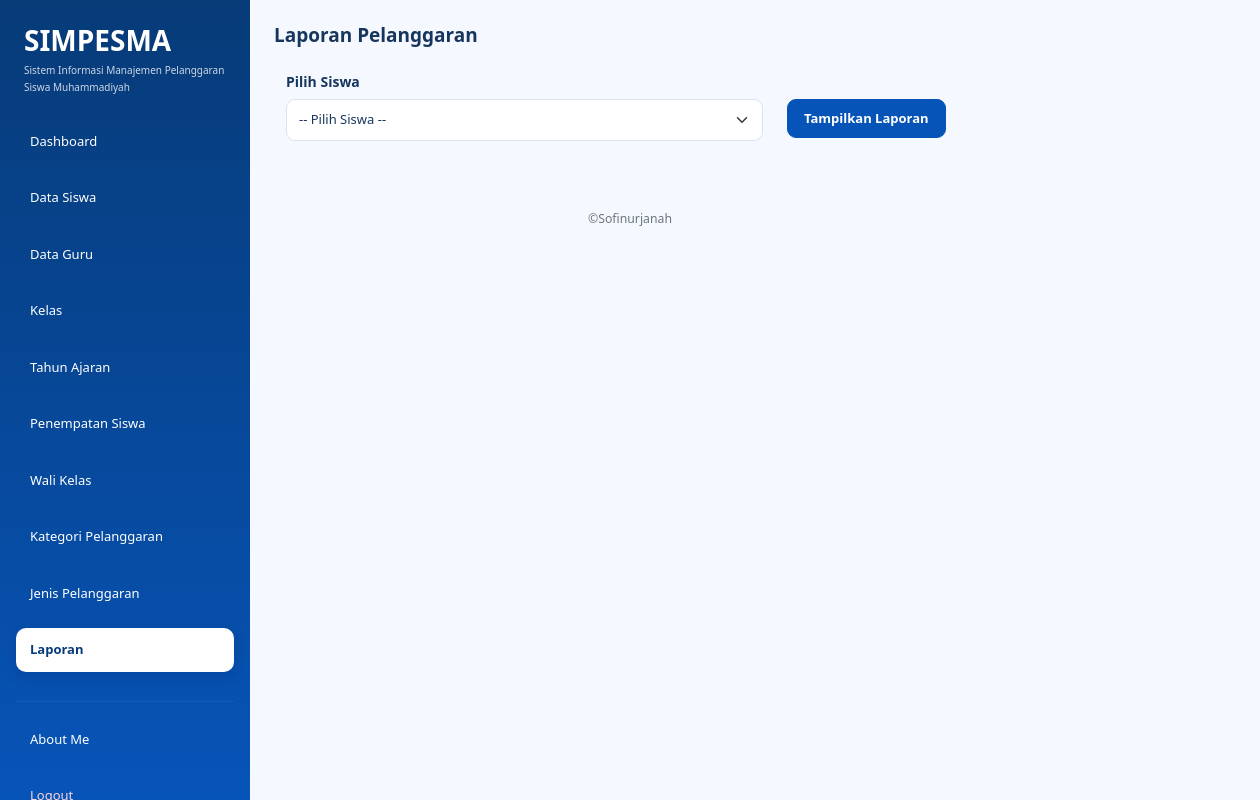
Before: /laporan.php?siswa_id=114 (signed in) with the older database file.
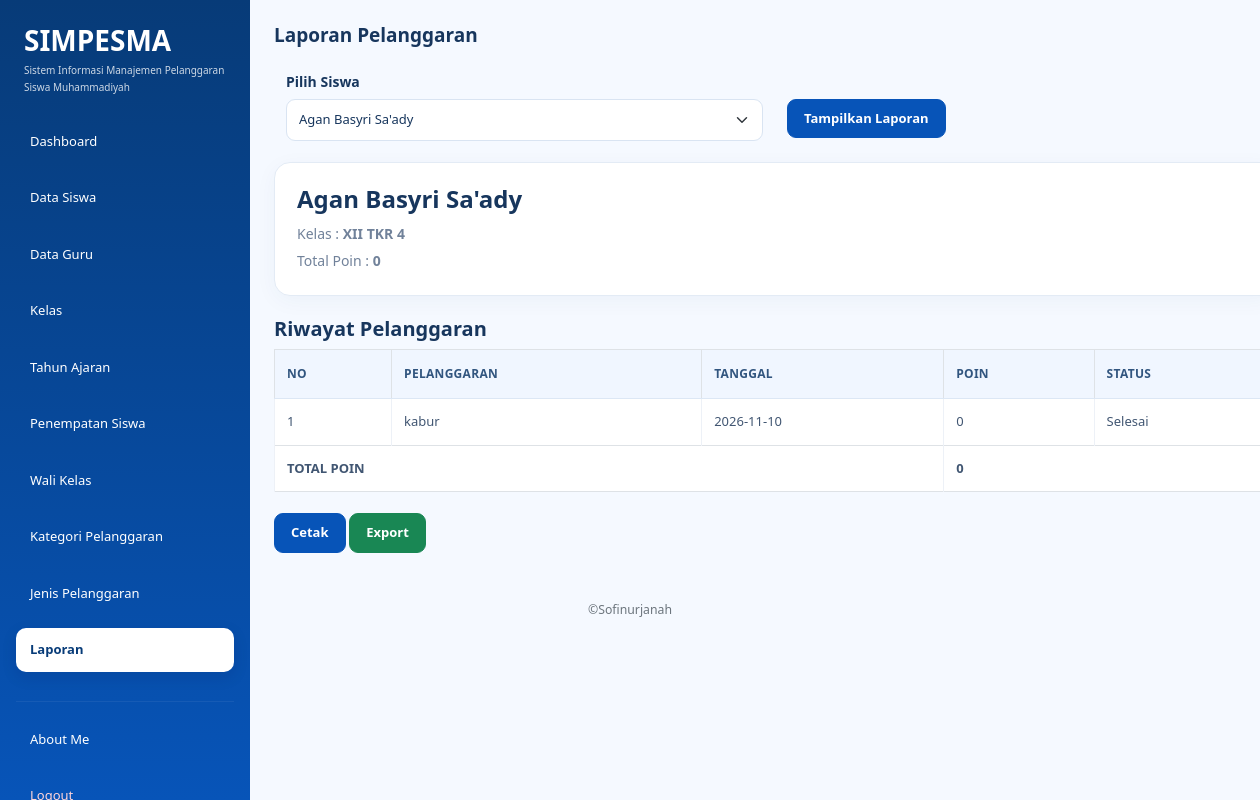
After: the same page with the newer database file.
### tables this page shows
CREATE TABLE `t_pelanggaran_siswa` (
  `id` int(11) NOT NULL,
  `tahun_ajaran_id` int(11) NOT NULL,
  `siswa_id` int(11) NOT NULL,
  `nama_siswa` varchar(150) NOT NULL,
  `kelas_id` int(11) NOT NULL,
  `nama_kelas` varchar(100) NOT NULL,
  `pelanggaran_id` int(11) NOT NULL,
  `nama_pelanggaran` varchar(150) NOT NULL,
  `pelanggaran_kategori_id` int(11) NOT NULL,
  `guru_id` int(11) NOT NULL,
  `nama_guru` varchar(150) NOT NULL,
  `tanggal` date NOT NULL,
  `keterangan` text NOT NULL,
  `poin` int(11) NOT NULL,
  `tindakan` text NOT NULL,
  `status` varchar(30) NOT NULL,
  `created_at` timestamp NOT NULL DEFAULT current_timestamp(),
  `updated_at` timestamp NOT NULL DEFAULT current_timestamp()
);

### laporan.php (the view, shortened to what this page needs)
<?php
include "config/koneksi.php";
$role = strtolower($_SESSION['role']);
$data_siswa = mysqli_query(
    $koneksi,
    "SELECT DISTINCT siswa_id, nama_siswa
     FROM t_pelanggaran_siswa
     ORDER BY nama_siswa ASC"
);
$siswa_id = isset($_GET['siswa_id']) ? $_GET['siswa_id'] : '';
$data_laporan = null;
if ($siswa_id != '') {
    $data_laporan = mysqli_query(
        $koneksi,
        "SELECT *
         FROM t_pelanggaran_siswa
         WHERE siswa_id = '$siswa_id'
         ORDER BY tanggal DESC"
    );
}
?>
<!DOCTYPE html>
<html>
<head>
    <link
        href="https://cdn.jsdelivr.net/npm/bootstrap@5.3.3/dist/css/bootstrap.min.css"
        rel="stylesheet">
    <link rel="stylesheet" href="style.css">
</head>
<body>
<div class="container-fluid">
    <div class="row">
        <div class="col-md-3 col-lg-2 min-vh-100 p-3"
             style="background-color: #30318B;">
            <div class="mb-4 px-2">
                <h3 class="text-white mb-1 fw-bold">
                    SIMPESMA
                </h3>
                <p class="text-white mb-0" style="font-size: 10px; line-height: 1.7; opacity: 0.8;">
                    Sistem Informasi Manajemen
                    Pelanggaran Siswa Muhammadiyah
                </p>
            </div>
            <ul class="nav nav-pills flex-column">
                <li class="nav-item mb-2">
                    <a href="dashboard.php"
                       class="nav-link text-white">
                        Dashboard
                    </a>
                </li>
                <?php if ($role == 'admin') { ?>
                    <li class="nav-item mb-2">
                        <a href="data_siswa.php"
                           class="nav-link text-white">
                            Data Siswa
                        </a>
                    </li>
                    <li class="nav-item mb-2">
                        <a href="data_guru.php"
                           class="nav-link text-white">
                            Data Guru
                        </a>
                    </li>
                    <li class="nav-item mb-2">
                        <a href="data_kelas.php"
                           class="nav-link text-white">
                            Kelas
                        </a>
                    </li>
                    <li class="nav-item mb-2">
                        <a href="data_tahun_ajaran.php"
                           class="nav-link text-white">
                            Tahun Ajaran
                        </a>
                    </li>
                    <li class="nav-item mb-2">
                        <a href="penempatan_siswa.php"
                           class="nav-link text-white">
                            Penempatan Siswa
                        </a>
                    </li>
                    <li class="nav-item mb-2">
                        <a href="wali_kelas.php"
                           class="nav-link text-white">
                            Wali Kelas
                        </a>
                    </li>
                    <li class="nav-item mb-2">
                        <a href="kategori_pelanggaran.php"
                           class="nav-link text-white">
                            Kategori Pelanggaran
                        </a>
                    </li>
                    <li class="nav-item mb-2">
                        <a href="jenis_pelanggaran.php"
                           class="nav-link text-white">
                            Jenis Pelanggaran
                        </a>
                    </li>
                    <li class="nav-item mb-2">
                        <a href="laporan.php"
                           class="nav-link active">
                            Laporan
                        </a>
                    </li>
                <?php } ?>
                <hr class="text-secondary">
                <li class="nav-item mb-2">
                    <a href="about_me.php"
                       class="nav-link text-white">
                        About Me
                    </a>
                </li>
                <li class="nav-item">
                    <a href="logout.php"
                       class="nav-link text-danger">
                    </a>
                </li>
            </ul>
        </div>
        <main class="col-md-9 col-lg-10 p-4">
            <div class="d-flex justify-content-between
                        align-items-center mb-4">
                <h3 class="fw-bold mb-0">
                    Laporan Pelanggaran
                </h3>
            </div>
            <form method="GET">
                <div class="row">
                    <div class="col-md-6">
                        <label class="form-label">
                            Pilih Siswa
                        </label>
                        <select
                            name="siswa_id"
                            class="form-select"
                            required>
                            <option value="">
                                -- Pilih Siswa --
                            </option>
                            <?php while ($siswa = mysqli_fetch_assoc($data_siswa)) { ?>
                                <option
                                    value="<?= $siswa['siswa_id']; ?>"
                                    <?= ($siswa_id == $siswa['siswa_id']) ? 'selected' : ''; ?>>
                                    <?= htmlspecialchars($siswa['nama_siswa']); ?>
                                </option>
                            <?php } ?>
                        </select>
                    </div>
                    <div class="col-md-6">
                        <label class="form-label">
                        </label>
                        <br>
                        <button
                            type="submit"
                            class="btn btn-primary">
                            Tampilkan Laporan
                        </button>
                    </div>
                </div>
            </form>
            <br>
            <?php if ($data_laporan != null) { ?>
                <?php
                $data_pertama = mysqli_fetch_assoc($data_laporan);
                if ($data_pertama) {
                ?>
                    <div class="card">
                        <div class="card-body">
                            <h4>
                                <?= htmlspecialchars($data_pertama['nama_siswa']); ?>
                            </h4>
                            <p class="mb-1">
                                Kelas :
                                <b>
                                    <?= htmlspecialchars($data_pertama['nama_kelas']); ?>
                                </b>
                            </p>
                            <p class="mb-0">
                                Total Poin :
                                <b>
                                    <?php
                                    $total_poin = $data_pertama['poin'];
                                    ?>
                                    <?= $total_poin; ?>
                                </b>
                            </p>
                        </div>
                    </div>
                    <br>
                    <h5>
                        Riwayat Pelanggaran
                    </h5>
                    <table class="table table-bordered">
                        <thead>
                            <tr>
                                <th>No</th>
                                <th>Pelanggaran</th>
                                <th>Tanggal</th>
                                <th>Poin</th>
                                <th>Status</th>
                            </tr>
                        </thead>
                        <tbody>
                            <?php
                            $no = 1;
                            $total_poin = $data_pertama['poin'];
                            ?>
                            <tr>
                                <td>
                                    <?= $no++; ?>
                                </td>
                                <td>
                                    <?= htmlspecialchars($data_pertama['nama_pelanggaran']); ?>
                                </td>
                                <td>
                                    <?= $data_pertama['tanggal']; ?>
                                </td>
                                <td>
                                    <?= $data_pertama['poin']; ?>
                                </td>
                                <td>
                                    <?= htmlspecialchars($data_pertama['status']); ?>
                                </td>
                            </tr>
                            <tr>
                                <td colspan="3">
                                    <b>TOTAL POIN</b>
                                </td>
                                <td colspan="2">
                                    <b><?= $total_poin; ?></b>
                                </td>
                            </tr>
                        </tbody>
                    </table>
                    <br>
                    <button
                        onclick="cetakLaporan()"
                        class="btn btn-primary">
                        Cetak
                    </button>
                    <button
                        onclick="exportCSV()"
                        class="btn btn-success">
                        Export
                    </button>
                <?php } ?>
            <?php } ?>
        </main>
        <p class="text-center text-secondary small mt-4">
            ©Sofinurjanah
        </p>
    </div>
</div>
</body>
</html>

### style.css (style rules this page uses)
:root { --primary: #0754b8; --primary-dark: #073b78; --primary-light: #eaf3ff; --background: #f5f9ff; --white: #ffffff; --text: #17365d; --muted: #71829a; --border: #e3ebf5; --success: #198754; --danger: #dc3545; --radius: 16px; }
* { box-sizing: border-box; }
body { margin: 0; font-family: "Segoe UI", Arial, sans-serif; background: var(--background); color: var(--text); font-size: 14px; }
h1, h2, h3, h4, h5 { color: var(--text); font-weight: 700; }
a { text-decoration: none; }
aside, .sidebar, .col-lg-2.min-vh-100, .col-md-3.col-lg-2.min-vh-100 { background: linear-gradient( 180deg, #073b78 0%, #0754b8 100% ) !important; }
.col-lg-2.min-vh-100, .col-md-3.col-lg-2.min-vh-100 { padding: 24px 16px !important; }
.nav-pills .nav-link { color: #dceaff; padding: 12px 14px; margin-bottom: 5px; border-radius: 10px; font-size: 13px; font-weight: 500; transition: all 0.2s ease; }
.nav-pills .nav-link.active { color: var(--primary-dark) !important; background: #ffffff !important; font-weight: 700; box-shadow: 0 5px 15px rgba(0, 20, 70, 0.12); }
.nav-pills .nav-link.text-danger { color: #ffd5d9 !important; }
hr { border-color: rgba(255, 255, 255, 0.25); }
main { min-width: 0; padding: 32px !important; }
main h3 { font-size: 19px; }
main p { color: var(--muted); line-height: 1.7; }
.container-fluid { padding-left: 0; padding-right: 0; }
.row { margin-right: 0; margin-left: 0; }
.card { border: 1px solid var(--border); border-radius: var(--radius); background: var(--white); box-shadow: 0 5px 22px rgba(22, 63, 115, 0.045); transition: box-shadow 0.2s ease, transform 0.2s ease; }
.card-body { padding: 22px; }
.btn { border-radius: 9px; padding: 9px 16px; font-weight: 600; font-size: 13px; transition: all 0.2s ease; }
.btn-primary { color: #fff; background: var(--primary); border-color: var(--primary); }
.btn-success { background: var(--success); border-color: var(--success); }
.form-label { color: var(--text); font-weight: 600; margin-bottom: 7px; }
.form-control, .form-select { min-height: 42px; border: 1px solid #d9e4f2; border-radius: 9px; background-color: #fff; color: var(--text); font-size: 13px; }
.table { margin-bottom: 0; vertical-align: middle; font-size: 13px; }
.table thead th, .table th { background: #f0f6ff; color: #31557f; font-size: 12px; font-weight: 700; text-transform: uppercase; letter-spacing: 0.3px; border-bottom: 1px solid #dce7f5; padding: 15px 12px; white-space: nowrap; }
.table tbody td { color: #415672; padding: 13px 12px; border-color: #edf1f7; }
@media (min-width: 768px) { .col-md-3.col-lg-2.min-vh-100, .col-lg-2.min-vh-100, aside.sidebar { position: fixed !important; top: 0; left: 0; bottom: 0; width: 250px; height: 100vh; overflow-y: auto; z-index: 1000; } }
@media (min-width: 768px) { main { margin-left: 250px; width: calc(100% - 250px); } }

Changed rows visible on the page:
added t_pelanggaran_siswa: nama_siswa "Agan Basyri Sa'ady", nama_kelas "XII TKR 4", poin "0", nama_pelanggaran "kabur", tanggal "2026-11-10", status "Selesai"
Other visible differences:
form field siswa_id: "-- Pilih Siswa --" → "Agan Basyri Sa'ady"
$no++: (not shown) → "1"
text now shown: "Kelas : Total Poin : Riwayat Pelanggaran NO PELANGGARAN TANGGAL POIN STATUS TOTAL POIN Cetak Export"
